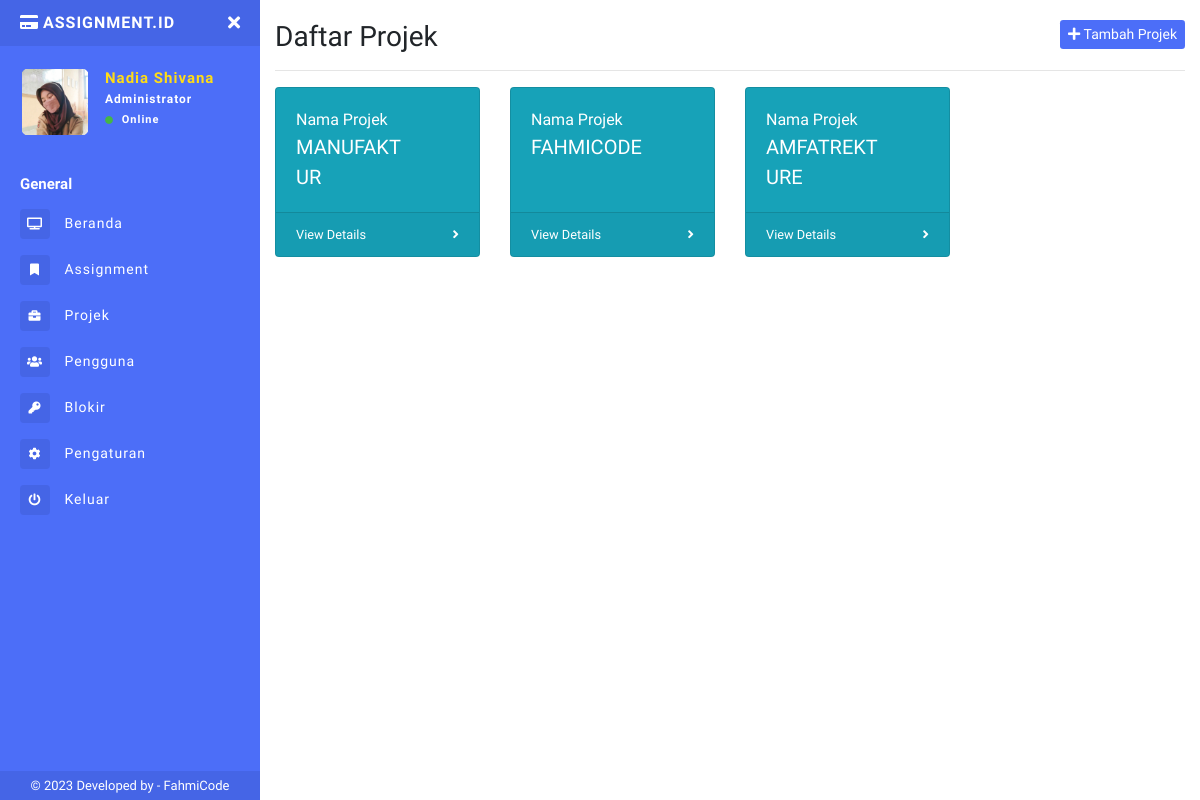
The page /app/daftar-projek.php (signed in) on the database its author committed.
### tables this page shows
CREATE TABLE `tb_pengguna` (
  `id` int(11) NOT NULL,
  `nama` varchar(50) NOT NULL,
  `username` varchar(30) NOT NULL,
  `password` varchar(40) NOT NULL,
  `email` varchar(50) NOT NULL,
  `tlpn` varchar(20) NOT NULL,
  `level` enum('Member','Leader','Administrator') NOT NULL,
  `logo` varchar(40) NOT NULL,
  `status` tinyint(4) NOT NULL,
  `kd_projek` varchar(20) NOT NULL,
  `created_at` timestamp NOT NULL DEFAULT current_timestamp(),
  `update_at` datetime DEFAULT NULL
);

CREATE TABLE `tb_projek` (
  `kode_projek` char(12) NOT NULL,
  `nama` varchar(50) NOT NULL,
  `deskripsi` text NOT NULL,
  `token_projek` char(6) NOT NULL,
  `progress_projek` int(5) NOT NULL,
  `target_selesai` date DEFAULT NULL,
  `status` tinyint(4) NOT NULL,
  `created_by` varchar(10) NOT NULL,
  `created_at` date DEFAULT NULL,
  `update_at` datetime DEFAULT NULL
);

### app/daftar-projek.php (the view, shortened to what this page needs)
<?php
include 'sidebar.php';
$projek = "SELECT tb_pengguna.nama AS pengguna,tb_projek.kode_projek,tb_projek.nama AS projek, tb_projek.token_projek, tb_projek.deskripsi,tb_projek.progress_projek,tb_projek.target_selesai,tb_projek.status,tb_projek.created_at,tb_projek.update_at FROM tb_projek JOIN tb_pengguna ON tb_projek.created_by = tb_pengguna.id WHERE tb_projek.created_by = '" .  $_COOKIE['id'] . "'";
$run_projek = mysqli_query($conn, $projek);
?>
<h1 class="h3 mb-0">
  Daftar Projek
  <button class="btn btn-primary btn-sm border-0 float-right" type="button" data-toggle="modal" data-target="#Tambah"><i class="fa fa-plus"></i> Tambah Projek</button>
</h1>
<hr>
<div class="row">
  <?php $no = 1;
  if (mysqli_num_rows($run_projek) > 0) {
    while ($p = mysqli_fetch_object($run_projek)) {
  ?>
      <div class="col-xl-3 col-sm-6 mb-3">
        <div class="card text-white bg-info o-hidden h-100">
          <div class="card-body">
            <div class="card-body-icon">
              Nama Projek
            </div>
            <div class="mr-5 text-uppercase" style="font-size:20px;"><?= $p->projek; ?></div>
          </div>
          <a class="card-footer text-white clearfix small z-1" href="detail-projek.php?kode=<?= $p->kode_projek; ?>">
            <span class="float-left">View Details</span>
            <span class="float-right">
              <i class="fas fa-angle-right"></i>
            </span>
          </a>
        </div>
      </div>
    <?php }
} ?>
<?php include "footer.php" ?>

### app/sidebar.php (shortened to what this page needs)
<?php
include '../connection/koneksi.php';
$query = "SELECT * FROM tb_pengguna WHERE id = '" .  $_COOKIE['id'] . "'";
$run = mysqli_query($conn, $query);
$d = mysqli_fetch_array($run);
?>
<!DOCTYPE html>
<html>
<head>
  <link rel="stylesheet" href="https://maxcdn.bootstrapcdn.com/bootstrap/4.0.0/css/bootstrap.min.css">
  <link href="../assets/css/style.css" rel="stylesheet">
  <link href="https://use.fontawesome.com/releases/v5.0.6/css/all.css" rel="stylesheet">
  <link href="../assets/vendor/datatables/dataTables.bootstrap4.min.css" rel="stylesheet">
  <link href="../assets/vendor/datatables/responsive.bootstrap4.min.css" rel="stylesheet">
</head>
<body>
  <div class="page-wrapper chiller-theme toggled">
    <nav id="sidebar" class="sidebar-wrapper">
      <div class="sidebar-content">
        <div class="sidebar-brand">
          <a href="./"><i class="fa fa-credit-card mr-1 text-uppercase"></i>assignment.id</a>
          <div id="close-sidebar">
            <i class="fas fa-times"></i>
          </div>
        </div>
        <div class="sidebar-header">
          <div class="user-pic" style="height:70px;width:70px;">
            <img class="img-responsive img-rounded" src="../uploads/profil/<?= $d['logo']; ?>" alt="User picture">
          </div>
          <div class="user-info">
            <span class="user-name"><?= $d['nama']; ?>
            </span>
            <span class="user-role"><?= $d['level'] ?> <?= $d['level'] != 'Administrator' ? 'Team' : '' ?></span>
            <span class="user-status">
              <i class="fa fa-circle"></i>
              <span>Online</span>
            </span>
          </div>
        </div>
        <div class="sidebar-menu">
          <ul>
            <li class="header-menu">
              <span>General</span>
            </li>
            <li>
              <a href="index.php">
                <i class="fas fa-tv"></i>
                <span>Beranda</span>
              </a>
            </li>
            <li>
              <a href="info-task.php">
                <i class="fa fa-fw fa-bookmark"></i>
                <span>Assignment</span>
              </a>
            </li>
            <?php
            if ($d['level'] == "Administrator" || $d['level'] == "Leader") { ?>
              <li class="nav-item">
                <a class="nav-link collapsed" href="#" data-toggle="collapse" data-target="#collapseTwo" aria-expanded="true" aria-controls="collapseTwo">
                  <i class="fa fa-briefcase"></i>
                  <span>Projek</span>
                </a>
              </li>
            <?php } ?>
            <?php
            if ($d['level'] == "Administrator") { ?>
              <li>
                <a href="pengguna.php">
                  <i class="fas fa-users"></i>
                  <span>Pengguna</span>
                </a>
              </li>
              <li>
                <a href="daftar-blokir.php">
                  <i class="fas fa-key"></i>
                  <span>Blokir</span>
                </a>
              </li>
            <?php  }  ?>
            <li>
              <a href="pengaturan.php">
                <i class="fa fa-cog"></i>
                <span>Pengaturan</span>
              </a>
            </li>
            <li>
              <a href="#Exit" data-toggle="modal">
                <i class="fa fa-power-off"></i>
                <span>Keluar</span>
              </a>
            </li>
          </ul>
        </div>
      </div>
      <div class="sidebar-footer">
        © 2023 Developed by - <a target="_blank" rel="noopener noreferrer" href="https://fahmi965.000webhostapp.com/Portofolio.html">
          FahmiCode</a>
      </div>
    </nav>
    <main class="page-content">
      <div class="container-fluid">

### rows shown on the page
tb_pengguna: logo (picture), nama "Nadia Shivana", level "Administrator", tb_projek.nama "MANUFAKTUR", tb_projek.nama "FAHMICODE", tb_projek.nama "AMFATREKTURE"
